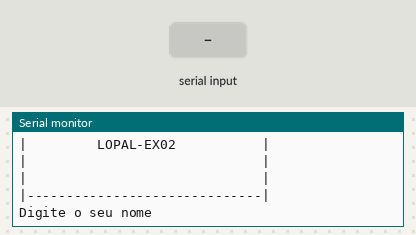
A sketch run on a simulated Arduino Uno, built with avr-gcc and run on an emulated ATmega328P. Shown: the last lines printed to the serial monitor. The test bench sets the inputs (shaded band).

Above: at 1.2 s.
1.3 s: "90,45\n" received over Serial
At 3.2 s:
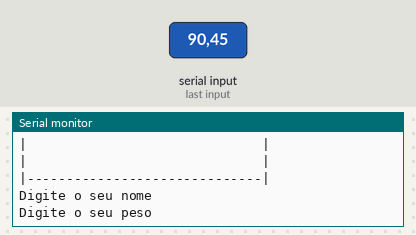
3.8 s: "30,150\n" received over Serial
At 4.9 s:
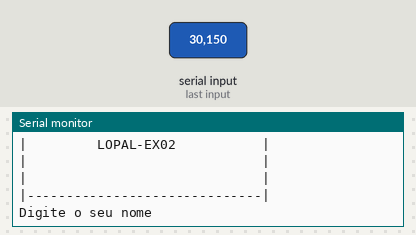
5.3 s: "5\n" received over Serial
At 6.1 s:
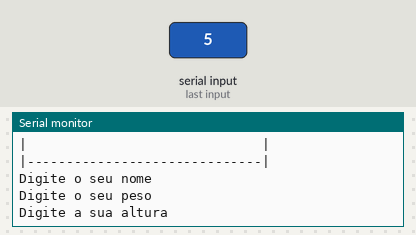

The sketch:

lopal_ex041.ino
```cpp
// Faça um programa que receba o nome, o peso e a altura de uma
//pessoa.

//Variáveis
String nome = "";
int peso = 0;
float altura = 0;
float IMC = 0;

void setup()
{
 Serial.begin(9600);
}

void loop()
{
   Serial.println("|------------------------------|");
  Serial.println("|                              |");
  Serial.println("|                              |");
  Serial.println("|         LOPAL-EX02           |");
  Serial.println("|                              |");
  Serial.println("|                              |");
  Serial.println("|------------------------------|");


  Serial.println();//pula um linha
    Serial.println();//pula um linha

  Serial.println("Digite o seu nome");
    while (! Serial.available ());
    nome = Serial.readString();

  Serial.println("Digite o seu peso");
  while (! Serial.available());
  peso = Serial.parseInt();

 Serial.println("Digite a sua altura");
    while (! Serial.available());
  altura = Serial.parseFloat(); //usar ponto ao invés de virgula

  //processamento
  IMC =  (peso) /  (altura * altura);

  //saída
     Serial.println("Seu nome:" + nome);
     Serial.println("Seu peso:" + String(peso));
     Serial.println("Sua altura:" + String(altura));
     Serial.println("Seu IMC aproximado:" + String(IMC));

}
```

Measured:
- after the input at 1.3 s, the serial monitor: prints a new line after 1.0 s (image 1)
- after the input at 3.8 s, the serial monitor: prints a new line at once (image 2)
